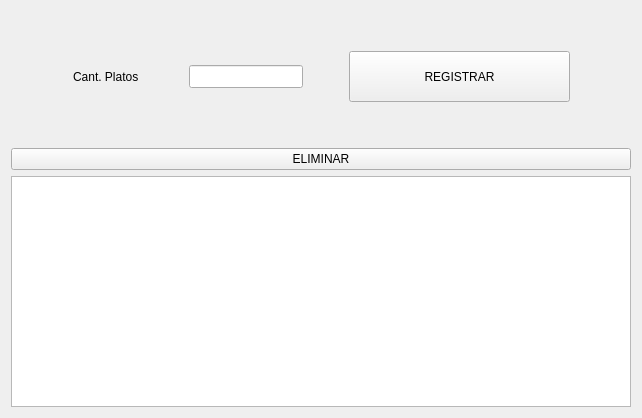
               <widget class="QWidget" name="pagina_menu">
                <layout class="QVBoxLayout" name="verticalLayout">
                 <item>
                  <spacer name="verticalSpacer_4">
                   <property name="orientation">
                    <enum>Qt::Vertical</enum>
                   </property>
                   <property name="sizeHint" stdset="0">
                    <size>
                     <width>20</width>
                     <height>40</height>
                    </size>
                   </property>
                  </spacer>
                 </item>
                 <item>
                  <layout class="QHBoxLayout" name="horizontalLayout_9">
                   <item>
                    <spacer name="horizontalSpacer_19">
                     <property name="orientation">
                      <enum>Qt::Horizontal</enum>
                     </property>
                     <property name="sizeHint" stdset="0">
                      <size>
                       <width>40</width>
                       <height>20</height>
                      </size>
                     </property>
                    </spacer>
                   </item>
                   <item>
                    <layout class="QHBoxLayout" name="horizontalLayout_5">
                     <item>
                      <layout class="QHBoxLayout" name="horizontalLayout_4">
                       <item>
                        <widget class="QLabel" name="label_20">
                         <property name="minimumSize">
                          <size>
                           <width>110</width>
                           <height>23</height>
                          </size>
                         </property>
                         <property name="text">
                          <string>Cant. Platos</string>
                         </property>
                        </widget>
                       </item>
                       <item>
                        <widget class="QLineEdit" name="entry_cantPlatosMenu">
                         <property name="minimumSize">
                          <size>
                           <width>114</width>
                           <height>23</height>
                          </size>
                         </property>
                        </widget>
                       </item>
                      </layout>
                     </item>
                     <item>
                      <spacer name="horizontalSpacer_20">
                       <property name="orientation">
                        <enum>Qt::Horizontal</enum>
                       </property>
                       <property name="sizeHint" stdset="0">
                        <size>
                         <width>40</width>
                         <height>20</height>
                        </size>
                       </property>
                      </spacer>
                     </item>
                     <item>
                      <layout class="QVBoxLayout" name="verticalLayout_24">
                       <item>
                        <widget class="QPushButton" name="btn_registrarMenu">
                         <property name="minimumSize">
                          <size>
                           <width>221</width>
                           <height>51</height>
                          </size>
                         </property>
                         <property name="text">
                          <string>REGISTRAR</string>
                         </property>
                        </widget>
                       </item>
                      </layout>
                     </item>
                    </layout>
                   </item>
                   <item>
                    <spacer name="horizontalSpacer_21">
                     <property name="orientation">
                      <enum>Qt::Horizontal</enum>
                     </property>
                     <property name="sizeHint" stdset="0">
                      <size>
                       <width>40</width>
                       <height>20</height>
                      </size>
                     </property>
                    </spacer>
                   </item>
                  </layout>
                 </item>
                 <item>
                  <spacer name="verticalSpacer_3">
                   <property name="orientation">
                    <enum>Qt::Vertical</enum>
                   </property>
                   <property name="sizeHint" stdset="0">
                    <size>
                     <width>20</width>
                     <height>40</height>
                    </size>
                   </property>
                  </spacer>
                 </item>
                 <item>
                  <widget class="QPushButton" name="btn_eliminarMenu">
                   <property name="minimumSize">
                    <size>
                     <width>595</width>
                     <height>18</height>
                    </size>
                   </property>
                   <property name="text">
                    <string>ELIMINAR</string>
                   </property>
                  </widget>
                 </item>
                 <item>
                  <widget class="QTableWidget" name="tabla_Menu">
                   <property name="minimumSize">
                    <size>
                     <width>620</width>
                     <height>231</height>
                    </size>
                   </property>
                  </widget>
                 </item>
                </layout>
               </widget>
